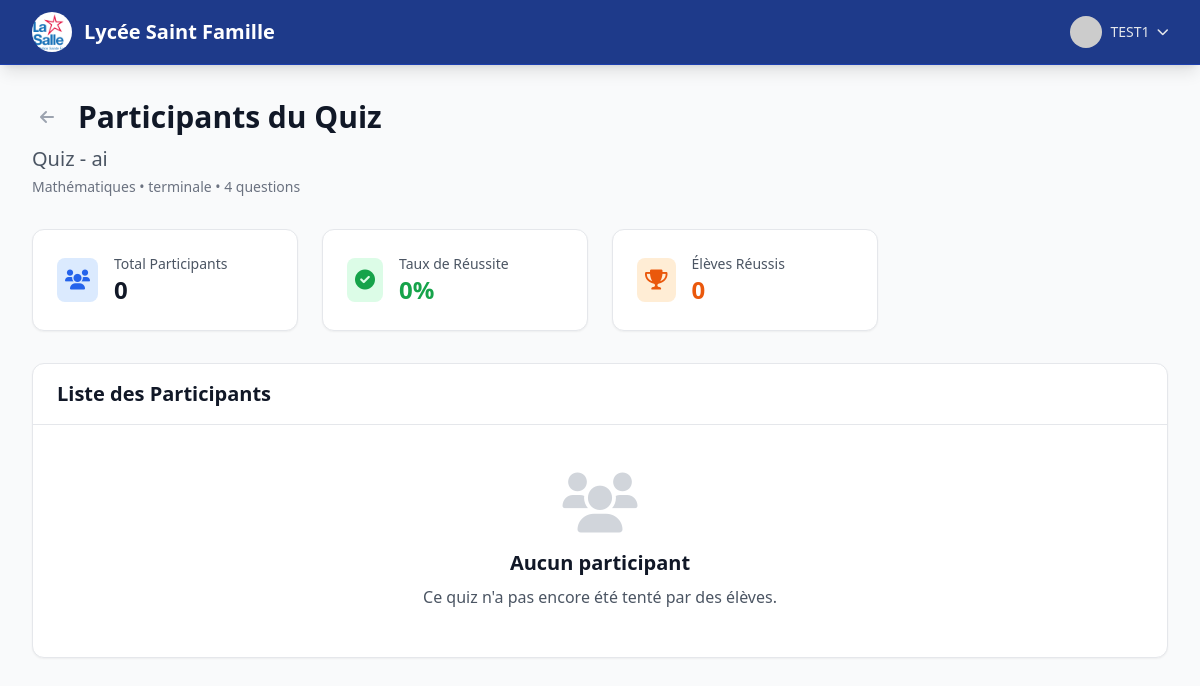
The page /quiz/participants/5/ (signed in) on the database as committed earlier.
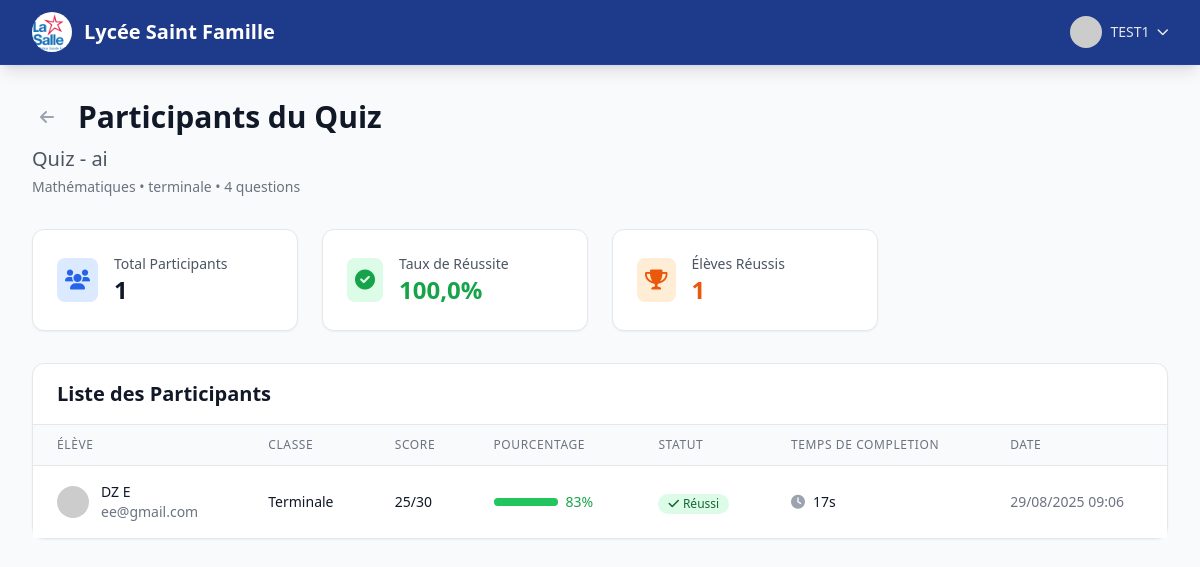
The same page on the database as committed later.
### quiz/models.py (models this page shows, shortened)
class QuizAttempt(models.Model):
    user = models.ForeignKey(User, on_delete=models.CASCADE)
    quiz = models.ForeignKey(Quiz, on_delete=models.CASCADE)
    started_at = models.DateTimeField(auto_now_add=True)
    completed_at = models.DateTimeField(null=True, blank=True)
    score = models.IntegerField(default=0)
    total_points = models.IntegerField(default=0)
    time_taken = models.DurationField(null=True, blank=True)
    is_completed = models.BooleanField(default=False)

### accounts/models.py (models this page shows, shortened)
class User(AbstractUser):
    USER_TYPE_CHOICES = [
        ('student', 'Élève'),
        ('teacher', 'Enseignant'),
        ('admin', 'Administrateur'),
    ]
    CLASS_CHOICES = [
        ('6eme', '6ème'),
        ('5eme', '5ème'),
        ('4eme', '4ème'),
        ('3eme', '3ème'),
        ('2nde', '2nde'),
        ('1ere', '1ère'),
        ('terminale', 'Terminale'),
    ]
    user_type = models.CharField(max_length=10, choices=USER_TYPE_CHOICES)
    level = models.CharField(max_length=20, blank=True, null=True)  # 6eme, 5eme, etc.
    class_name = models.CharField(max_length=20, choices=CLASS_CHOICES, blank=True, null=True, help_text="Classe de l'élève")
    points = models.IntegerField(default=0)
    xp = models.IntegerField(default=0)
    current_level = models.IntegerField(default=1)
    streak_days = models.IntegerField(default=0)
    last_activity = models.DateTimeField(auto_now=True)
    email = models.EmailField(unique=True, blank=True, null=True)

### quiz/views.py (the view)
# urls.py: path('participants/<int:quiz_id>/', views.quiz_participants, name='quiz_participants'),
@login_required
def quiz_participants(request, quiz_id):
    if request.user.user_type != 'teacher':
        messages.error(request, "Accès réservé aux enseignants.")
        return redirect('home')
    quiz = get_object_or_404(Quiz, id=quiz_id, course__teacher=request.user)
    attempts = QuizAttempt.objects.filter(
        quiz=quiz,
        is_completed=True
    ).select_related('user').order_by('-completed_at')
    total_attempts = attempts.count()
    if total_attempts > 0:
        avg_score = attempts.aggregate(avg_score=Avg('score'))['avg_score'] or 0
        success_count = attempts.filter(score__gte=F('total_points') * 0.5).count()
        success_rate = (success_count / total_attempts) * 100
    else:
        avg_score = 0
        success_rate = 0
        success_count = 0
    for attempt in attempts:
        if attempt.total_points > 0:
            attempt.percentage = (attempt.score / attempt.total_points) * 100
            attempt.is_passing = attempt.percentage >= 50
        else:
            attempt.percentage = 0
            attempt.is_passing = False
        if attempt.time_taken:
            total_seconds = int(attempt.time_taken.total_seconds())
            if total_seconds >= 3600:  # 1 hour or more
                hours = total_seconds // 3600
                minutes = (total_seconds % 3600) // 60
                attempt.time_taken_display = f"{hours}h {minutes}min"
            elif total_seconds >= 60:  # 1 minute or more
                minutes = total_seconds // 60
                seconds = total_seconds % 60
                attempt.time_taken_display = f"{minutes}min {seconds}s"
            else:  # Less than 1 minute
                attempt.time_taken_display = f"{total_seconds}s"
        else:
            attempt.time_taken_display = "Non disponible"
    context = {
        'quiz': quiz,
        'attempts': attempts,
        'total_attempts': total_attempts,
        'avg_score': round(avg_score, 1),
        'success_rate': round(success_rate, 1),
        'success_count': success_count,
    }
    return render(request, 'teacher/quiz_participants.html', context)

### quiz/models.py (called while the page is built)
    @property
    def total_questions(self):
        return self.questions.count()

### templates/teacher/quiz_participants.html (shortened to what the changed rows need)
{% extends 'base.html' %}
{% block content %}
<div class="max-w-7xl mx-auto px-4 sm:px-6 lg:px-8 py-8">
    <div class="mb-8">
        <div class="flex items-center justify-between">
            <div>
                <div class="flex items-center mb-2">
                    <h1 class="text-3xl font-bold text-gray-900">Participants du Quiz</h1>
                </div>
                <h2 class="text-xl text-gray-600">{{ quiz.title }}</h2>
            </div>
        </div>
    </div>
    <div class="grid grid-cols-1 md:grid-cols-4 gap-6 mb-8">
        <div class="bg-white rounded-xl shadow-sm border border-gray-200 p-6">
            <div class="flex items-center">
                <div class="ml-4">
                    <p class="text-sm font-medium text-gray-600">Total Participants</p>
                    <p class="text-2xl font-bold text-gray-900">{{ total_attempts }}</p>
                </div>
            </div>
        </div>
        <div class="bg-white rounded-xl shadow-sm border border-gray-200 p-6">
            <div class="flex items-center">
                <div class="ml-4">
                    <p class="text-sm font-medium text-gray-600">Taux de Réussite</p>
                    <p class="text-2xl font-bold text-green-600">{{ success_rate }}%</p>
                </div>
            </div>
        </div>
        <div class="bg-white rounded-xl shadow-sm border border-gray-200 p-6">
            <div class="flex items-center">
                <div class="ml-4">
                    <p class="text-sm font-medium text-gray-600">Élèves Réussis</p>
                    <p class="text-2xl font-bold text-orange-600">{{ success_count }}</p>
                </div>
            </div>
        </div>
    </div>
    <div class="bg-white rounded-xl shadow-sm border border-gray-200">
        {% if attempts %}
        <div class="overflow-x-auto">
            <table class="min-w-full divide-y divide-gray-200">
                <thead class="bg-gray-50">
                    <tr>
                        <th class="px-6 py-3 text-left text-xs font-medium text-gray-500 uppercase tracking-wider">Élève</th>
                        <th class="px-6 py-3 text-left text-xs font-medium text-gray-500 uppercase tracking-wider">Classe</th>
                        <th class="px-6 py-3 text-left text-xs font-medium text-gray-500 uppercase tracking-wider">Score</th>
                        <th class="px-6 py-3 text-left text-xs font-medium text-gray-500 uppercase tracking-wider">Pourcentage</th>
                        <th class="px-6 py-3 text-left text-xs font-medium text-gray-500 uppercase tracking-wider">Statut</th>
                        <th class="px-6 py-3 text-left text-xs font-medium text-gray-500 uppercase tracking-wider">Temps de completion</th>
                        <th class="px-6 py-3 text-left text-xs font-medium text-gray-500 uppercase tracking-wider">Date</th>
                    </tr>
                </thead>
                <tbody class="bg-white divide-y divide-gray-200">
                    {% for attempt in attempts %}
                    <tr class="hover:bg-gray-50 {% if not attempt.is_passing %}bg-red-50{% endif %}">
                        <td class="px-6 py-4 whitespace-nowrap">
                            <div class="flex items-center">
                                <img class="h-8 w-8 rounded-full" src="https://ui-avatars.com/api/?name={{ attempt.user.first_name }}+{{ attempt.user.last_name }}&background=1e3a8a&color=fff" alt="Avatar">
                                <div class="ml-3">
                                    <div class="text-sm font-medium text-gray-900">{{ attempt.user.get_full_name }}</div>
                                    <div class="text-sm text-gray-500">{{ attempt.user.email }}</div>
                                </div>
                            </div>
                        </td>
                        <td class="px-6 py-4 whitespace-nowrap text-sm text-gray-900">
                            {{ attempt.user.get_class_name_display|default:"Non définie" }}
                        </td>
                        <td class="px-6 py-4 whitespace-nowrap text-sm font-medium text-gray-900">
                            {{ attempt.score }}/{{ attempt.total_points }}
                        </td>
                        <td class="px-6 py-4 whitespace-nowrap text-sm text-gray-900">
                            <div class="flex items-center">
                                <div class="w-16 bg-gray-200 rounded-full h-2 mr-2">
                                    <div class="{% if attempt.is_passing %}bg-green-500{% else %}bg-red-500{% endif %} h-2 rounded-full" style="width: {{ attempt.percentage }}%"></div>
                                </div>
                                <span class="{% if attempt.is_passing %}text-green-600{% else %}text-red-600{% endif %} font-medium">{{ attempt.percentage|floatformat:0 }}%</span>
                            </div>
                        </td>
                        <td class="px-6 py-4 whitespace-nowrap">
                            {% if attempt.is_passing %}
                                <span class="inline-flex items-center px-2.5 py-0.5 rounded-full text-xs font-medium bg-green-100 text-green-800">
                                    <i class="fas fa-check mr-1"></i>Réussi
                                </span>
                            {% else %}
                                <span class="inline-flex items-center px-2.5 py-0.5 rounded-full text-xs font-medium bg-red-100 text-red-800">
                                    <i class="fas fa-times mr-1"></i>Échoué
                                </span>
                            {% endif %}
                        </td>
                        <td class="px-6 py-4 whitespace-nowrap text-sm text-gray-900">
                            {% if attempt.time_taken %}
                                <div class="flex items-center">
                                    <i class="fas fa-clock text-gray-400 mr-2"></i>
                                    {{ attempt.time_taken_display }}
                                </div>
                            {% else %}
                                <span class="text-gray-400 flex items-center">
                                    <i class="fas fa-question-circle mr-2"></i>
                                    Non disponible
                                </span>
                            {% endif %}
                        </td>
                        <td class="px-6 py-4 whitespace-nowrap text-sm text-gray-500">
                            {{ attempt.completed_at|date:"d/m/Y H:i" }}
                        </td>
                    </tr>
                    {% endfor %}
                </tbody>
            </table>
        </div>
        {% else %}
        <div class="p-12 text-center">
            <i class="fas fa-users text-gray-300 text-6xl mb-4"></i>
            <h3 class="text-xl font-semibold text-gray-900 mb-2">Aucun participant</h3>
            <p class="text-gray-600">Ce quiz n'a pas encore été tenté par des élèves.</p>
        </div>
        {% endif %}
    </div>
</div>
{% endblock %}

Rows that differ between the two databases and show on the page:
added QuizAttempt: user.get_full_name "DZ E", user.email "ee@gmail.com", user.class_name "Terminale", score "25", total_points "30", percentage "83", shows "Réussi", time_taken_display "17s", completed_at "29/08/2025 09:06"
Other text that changed with them:
{{ total_attempts }}: "0" → "1"
{{ success_rate }}: "0" → "100,0"
{{ success_count }}: "0" → "1"
text no longer shown: "Aucun participant Ce quiz n'a pas encore été tenté par des élèves."
text now shown: "ÉLÈVE CLASSE SCORE POURCENTAGE STATUT TEMPS DE COMPLETION DATE"
